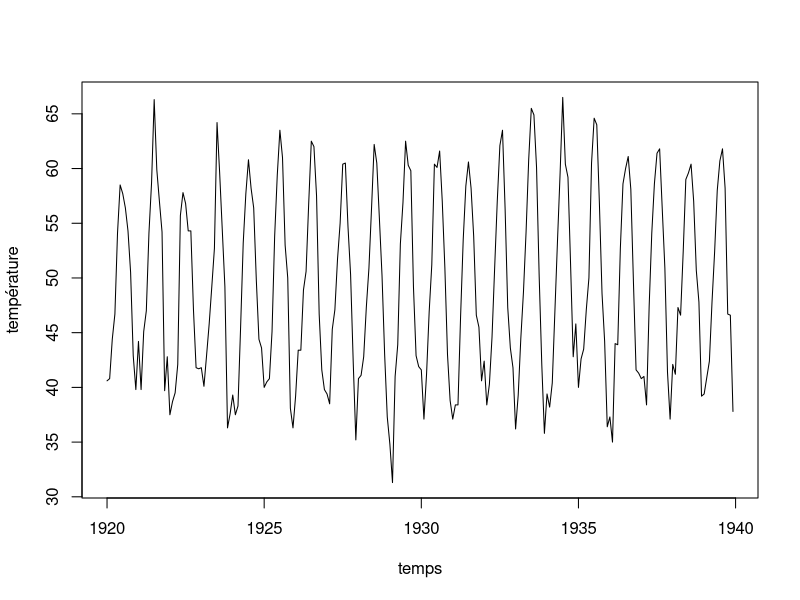
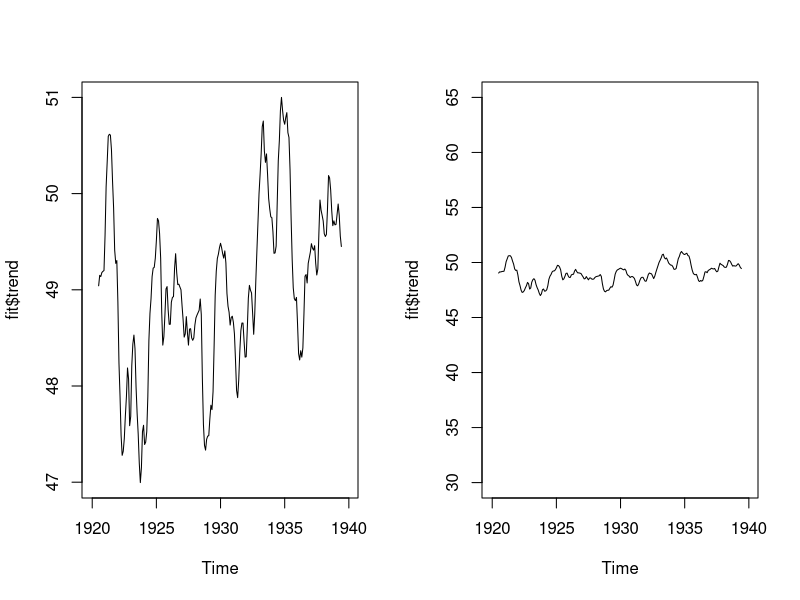
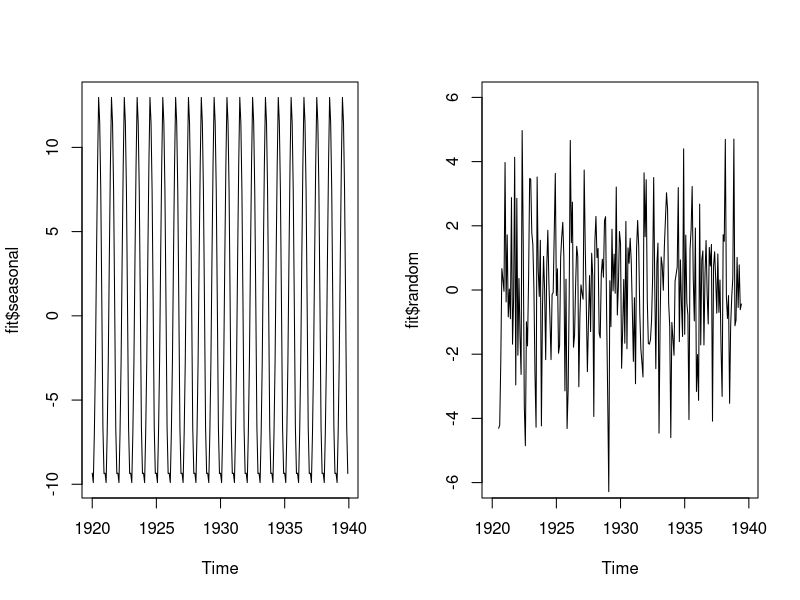
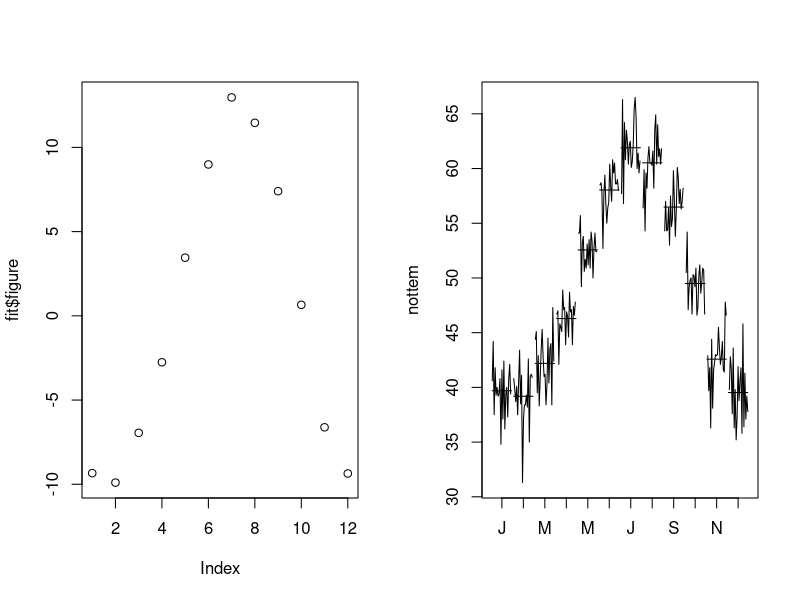
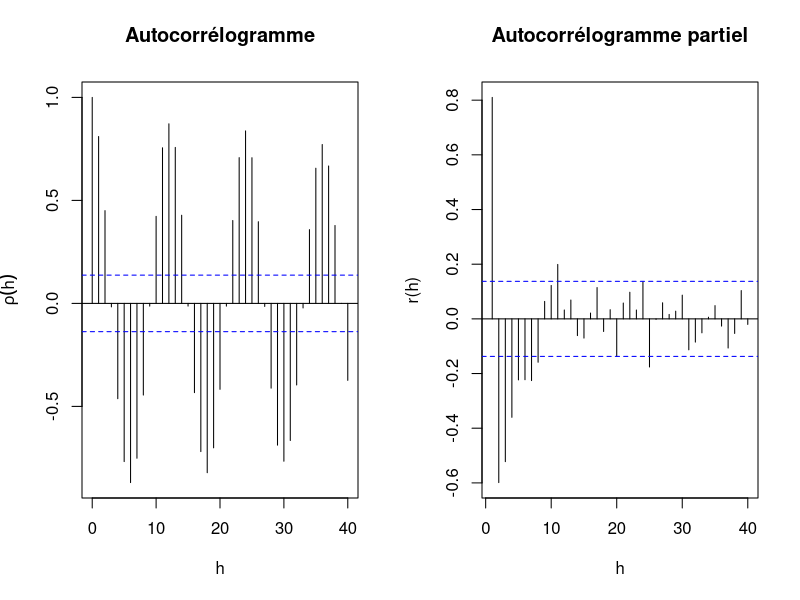
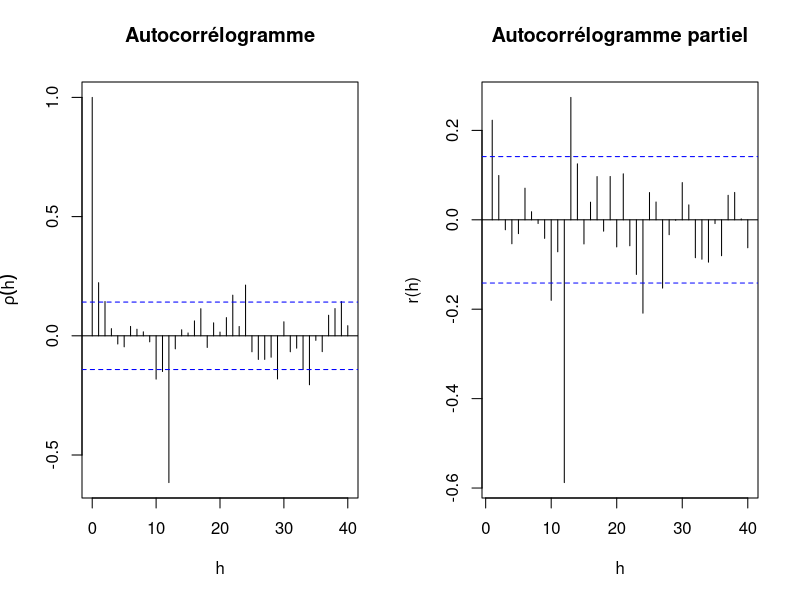
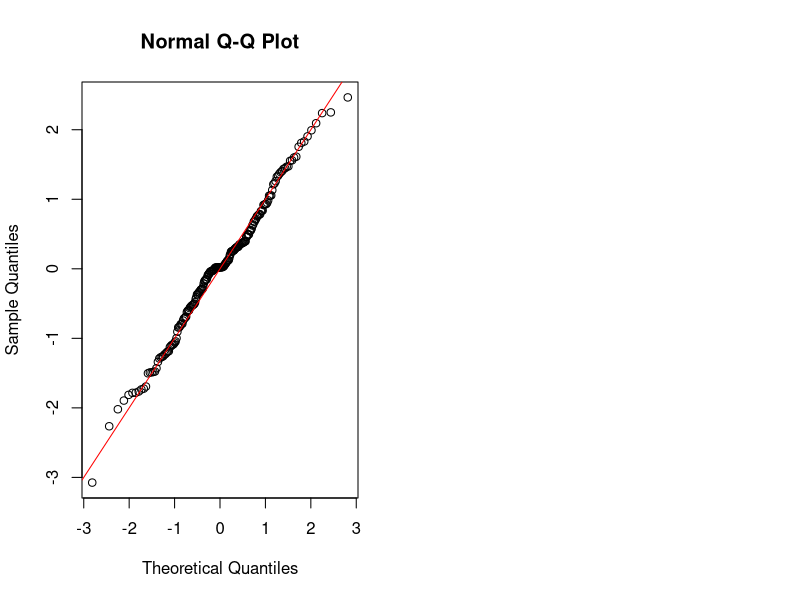
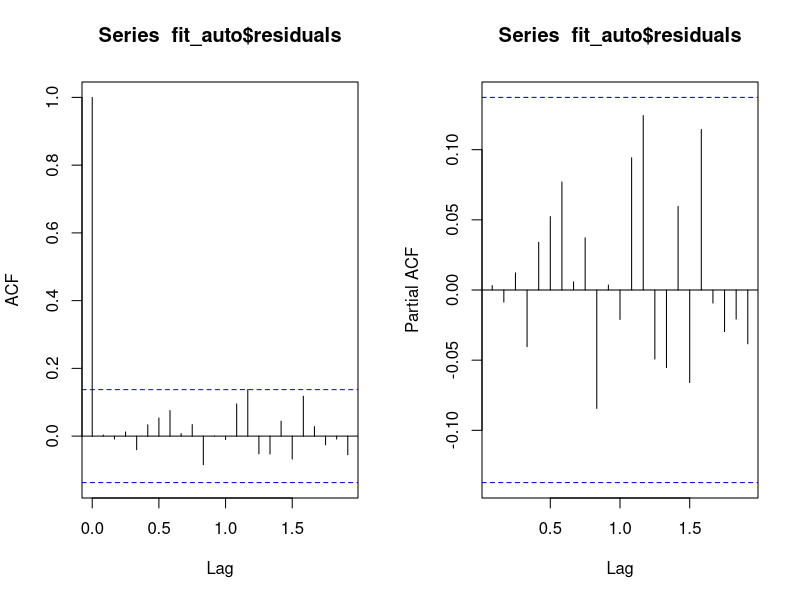

Here is the R script that generated these plots, in order:
## ---- chunk 1
knitr::opts_chunk$set(echo = TRUE)
## ---- chunk 2
data(nottem)
plot.ts(nottem,xlab='temps',ylab='température')
## ---- chunk 3
fit <- decompose(nottem)
par(mfrow = c(1, 2))
plot(fit$trend)
plot(fit$trend, ylim = c(30,65))
## ---- chunk 4
plot(fit$seasonal)
## ---- chunk 5
plot(fit$random, ylim = c(-6,6))
mean(fit$random, na.rm = TRUE)
## ---- chunk 6
plot(fit$figure)
mean(fit$figure)
## ---- chunk 7
monthplot(nottem)
## ---- chunk 8
nott_a <-  window(nottem, end=c(1936,12))
nott_v <- window(nottem, start=c(1937,1))
## ---- chunk 9
par(mfrow = c(1,2))
acf(ts(nott_a), type = "correlation", lag.max = 40, xlab = "h",
    ylab = expression(rho(h)), main = "Autocorrélogramme")
pacf(ts(nott_a), lag.max = 40, xlab = "h", ylab = "r(h)",
     main = "Autocorrélogramme partiel")
## ---- chunk 10
par(mfrow = c(1,2))
acf(diff(ts(nott_a),12), type = "correlation", lag.max = 40, xlab = "h",
    ylab = expression(rho(h)), main = "Autocorrélogramme")
pacf(diff(ts(nott_a),12), lag.max = 40, xlab = "h", ylab = "r(h)",
     main = "Autocorrélogramme partiel")
## ---- chunk 11
library(forecast)

fitm <- arima(nott_a,order = c(1, 0, 0),
              seasonal = list(order = c(2, 1, 0), period = 12))
summary(fitm)

fitm <- Arima(nott_a,order = c(1, 0, 0),
              seasonal = list(order = c(2, 1, 0), period = 12),
              include.drift = TRUE)
summary(fitm)
## ---- chunk 12
Box.test(fitm$residuals, lag = c(5))
Box.test(fitm$residuals, lag = c(10))
Box.test(fitm$residuals, lag = c(15))
Box.test(fitm$residuals, lag = c(20))
## ---- chunk 13
qqnorm(fitm$residuals/sqrt(fitm$sigma2))
abline(a = 0, b = 1, col = "red")

shapiro.test(fitm$residuals)
## ---- chunk 14
fitm2 <- Arima(nott_a,order = c(1, 0, 0),
              seasonal = list(order = c(2, 1, 1), period = 12),
              include.drift = TRUE)
summary(fitm2)
## ---- chunk 15
fit_auto <- auto.arima(nott_a, d = 0, D = 1, max.p = 2, max.q = 2, seasonal = TRUE)
summary(fit_auto)
## ---- chunk 16
par(mfrow = c(1, 2))
acf(fit_auto$residuals)
pacf(fit_auto$residuals)
## ---- chunk 17
pred.sarima <- forecast(fitm, h = 36)
## ---- chunk 18
plot(pred.sarima, main = "Prévision de 1937 à 1939")
points(nott_v, col = "darkgreen", lwd = 2, type = "l")
## ---- chunk 19
tnupp <- ts(pred.sarima$upper[,1], start = c(1937, 1), frequency = 12)
tnlow <- ts(pred.sarima$lower[,1], start = c(1937, 1), frequency = 12)

plot(window(pred.sarima$mean, start = c(1937, 1)), col = "darkblue", lwd = 2,
     main = "Prévision de 1937 à 1939", xlab = "Température", ylab = "Temps")
points(nott_v, col = "darkgreen", lwd = 2, type = "l")
points(tnupp, col = "darkblue", lty = 2, type = "l")
points(tnlow, col = "darkblue", lty = 2, type = "l")
## ---- chunk 20
plot(tnupp - tnlow, type = "o")
## ---- chunk 21
h <- 36

EQM1 <- (1/h)*(sum((nott_v - forecast(fitm, h)$mean)^2))
EQM2 <- (1/h)*(sum((nott_v - forecast(fitm2, h)$mean)^2))
EQM3 <- (1/h)*(sum((nott_v - forecast(fit_auto, h)$mean)^2))

EQM1; EQM2; EQM3
